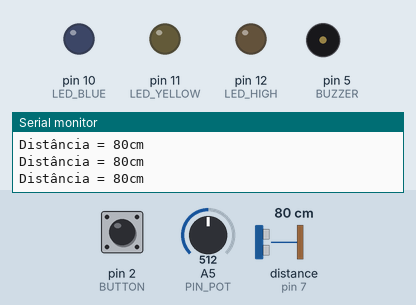
This sketch was run on a simulated Arduino Uno, built with avr-gcc and run on an emulated ATmega328P. Parts: output pins drawn as LEDs (lit = HIGH), buzzer (waves = sounding), the last lines printed to the serial monitor. Inputs (shaded band) come from the test bench; at power-on: pin 2 (BUTTON) HIGH, distance to the obstacle (sensor on pin 7) 80 cm, A5 (PIN_POT) = 512. The echo pulse lasts 58.3 µs per cm.

Above: at 1.2 s.
1.3 s: pin 2 (BUTTON) pulled LOW for 0.15 s
At 2.8 s:
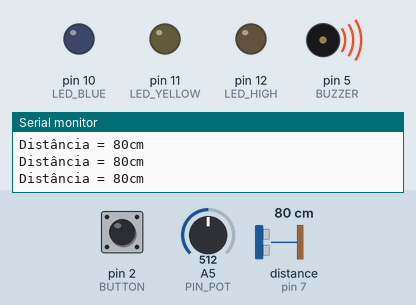
4.4 s: distance to the obstacle (sensor on pin 7) set to 32 cm
7.4 s: distance to the obstacle (sensor on pin 7) set to 26 cm
At 8.0 s:
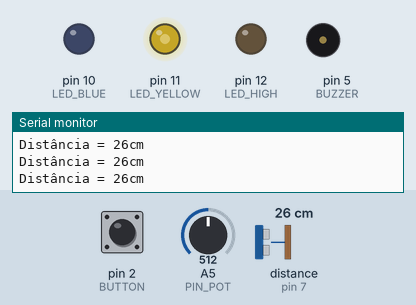
8.9 s: A5 (PIN_POT) set to 716
At 9.7 s:
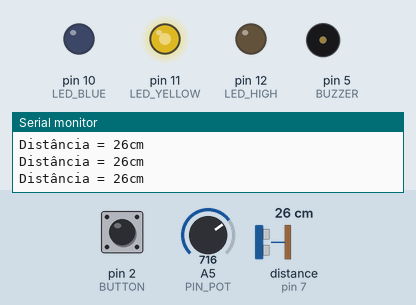
10.4 s: distance to the obstacle (sensor on pin 7) set to 120 cm
At 10.9 s:
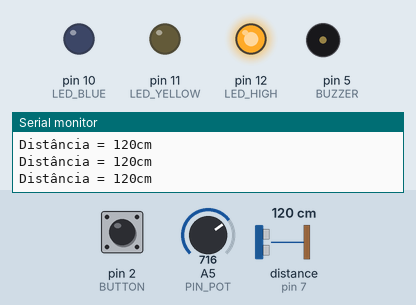
11.9 s: pin 2 (BUTTON) pulled LOW for 1 s
At 13.9 s:
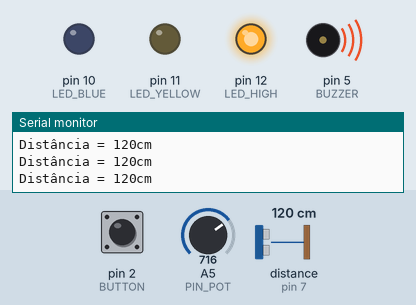
Timing chart, 0 to 16.9 s (numbered marks = the images above; inputs shaded):
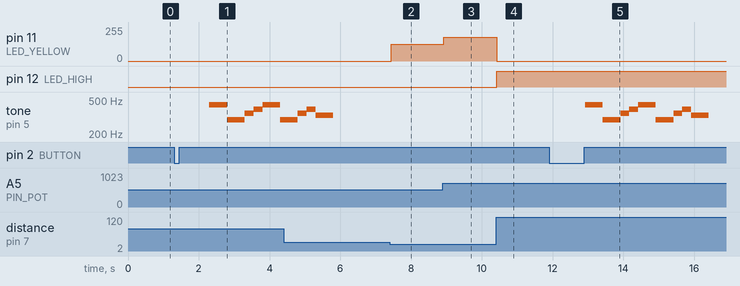

The sketch:

ultrasonic_w_leds.ino
```cpp
#include <Ultrasonic.h>

#define LED_BLUE 10
#define LED_YELLOW 11
#define LED_HIGH 12

#define PIN_POT A5
#define PIN_TRIG 6
#define PIN_ECHO 7

#define BUZZER 5

#define BUTTON 2

int tempo = 500;

struct MusicStruct {  //generating tones
 int A = 550;
 int As = 582;
 int B = 617;
 int C = 654;
 int Cs = 693;
 int D = 734;
 int Ds = 777;
 int E = 824;
 int F = 873;
 int Fs = 925;
 int G = 980;
 int Gs = 1003;
 int A2 = 1100;
 int A2s = 1165;
 int B2 = 1234;
 int C3 = 1308;
 int C3s = 1385;
 int D3 = 1555;
}Music;

struct LengthStruct {
 float half = 0.5;
 float one = 1.0;
 float one_half = 1.5;
 float two = 2.0;
 float two_half = 2.5;
}Length;

Ultrasonic ultrasonic(PIN_TRIG, PIN_ECHO);

void setup() {
  Serial.begin(9600);

  pinMode(PIN_POT, INPUT);
  pinMode(LED_BLUE, OUTPUT);
  pinMode(LED_YELLOW, OUTPUT);
  pinMode(LED_HIGH, OUTPUT);

  pinMode(BUZZER, OUTPUT);

  pinMode(BUTTON, INPUT_PULLUP);

}

void loop() {
  int dist = printUltrasonic();

  int luminosidadeLED = map(analogRead(PIN_POT), 0, 1023, 0, 255);

  if (dist < 10) {
    analogWrite(LED_BLUE, luminosidadeLED);
    digitalWrite(LED_YELLOW, 0);
    digitalWrite(LED_HIGH, 0);

    HP();
  } else if (dist >= 10 && dist < 30) {
    noTone(BUZZER);

    analogWrite(LED_YELLOW, luminosidadeLED);
    digitalWrite(LED_BLUE, 0);
    digitalWrite(LED_HIGH, 0);
  } else {
    noTone(BUZZER);

    analogWrite(LED_HIGH, luminosidadeLED);
    digitalWrite(LED_YELLOW, 0);
    digitalWrite(LED_BLUE, 0);
  }

  if (digitalRead(BUTTON) == LOW){
    GoT();
  }

}

int printUltrasonic(){
  int distancia = ultrasonic.read(CM);//ultrassom.Ranging(CM) retorna a distancia em centímetros(CM)
  Serial.print("Distância = ");//Imprime na serial o texto "Distância = "
  Serial.print(distancia); //Imprime na serial o valor da variável distancia
  Serial.println("cm"); //Imprime na serial o texto "cm"
  //delay(5000); //Intervalo de 1 segundo

  return distancia;
}

void setTone(int pin, int note, int duration) {
 tone(pin, note, duration);
 delay(duration);
 noTone(pin);
}

void HP(){
 setTone(BUZZER, Music.B, tempo * Length.one);
 setTone(BUZZER, Music.E, tempo * Length.one_half);
 setTone(BUZZER, Music.G, tempo * Length.half);
 setTone(BUZZER, Music.F, tempo * Length.one);
 setTone(BUZZER, Music.E, tempo * Length.two);
 setTone(BUZZER, Music.B2, tempo * Length.one);
 setTone(BUZZER, Music.A2, tempo * Length.two_half);
 setTone(BUZZER, Music.Fs, tempo * Length.two_half);
 setTone(BUZZER, Music.E, tempo * Length.one_half);
 setTone(BUZZER, Music.G, tempo * Length.half);
 setTone(BUZZER, Music.F, tempo * Length.one);
 setTone(BUZZER, Music.Ds, tempo * Length.two);
 setTone(BUZZER, Music.F, tempo * Length.one);
 setTone(BUZZER, Music.B, tempo * Length.two_half);
 delay(1000);
}

void GoT(){
  delay(1000);
  tone(BUZZER,440,tempo); //LA
  delay(tempo);
  tone(BUZZER,294,tempo); //RE
  delay(tempo);
  tone(BUZZER,349,tempo/2); //FA - O tempo/2 faz com que demore metade do valor estipulado anteriormente, pois essa parte é mais rápida
  delay(tempo/2);
  tone(BUZZER,392,tempo/2); //SOL
  delay(tempo/2);
  tone(BUZZER,440,tempo); //LA
  delay(tempo);
  tone(BUZZER,294,tempo); //RE
  delay(tempo);
  tone(BUZZER,349,tempo/2); //FA
  delay(tempo/2);
  tone(BUZZER,392,tempo/2); //SOL
  delay(tempo/2);
  tone(BUZZER,330,tempo); //MI
  delay(tempo);
}
```

Measured:
- the behaviour switches between 30 and 29 cm on distance to the obstacle (sensor on pin 7) (found by bisection; images 1 and 2)
- after the input at 1.3 s, tone on pin 5 (BUZZER): plays 440 Hz for 0.50 s, 294 Hz for 0.50 s, 349 Hz for 0.25 s, 392 Hz for 0.25 s, 440 Hz for 0.50 s, 294 Hz for 0.10 s, starting after 1.0 s
- after the input at 7.4 s, pin 11 (LED_YELLOW): 0/255 → 127/255 at once
- after the input at 8.9 s, pin 11 (LED_YELLOW): 127/255 → 178/255 at once
- after the input at 10.4 s, pin 11 (LED_YELLOW): 178/255 → 0/255 at once; pin 12 (LED_HIGH): LOW → HIGH at once
- after the input at 11.9 s, tone on pin 5 (BUZZER): plays 440 Hz for 0.50 s, 294 Hz for 0.50 s, 349 Hz for 0.25 s, 392 Hz for 0.25 s, 440 Hz for 0.50 s, 294 Hz for 0.50 s … (9 notes in this stretch), starting after 1.0 s
